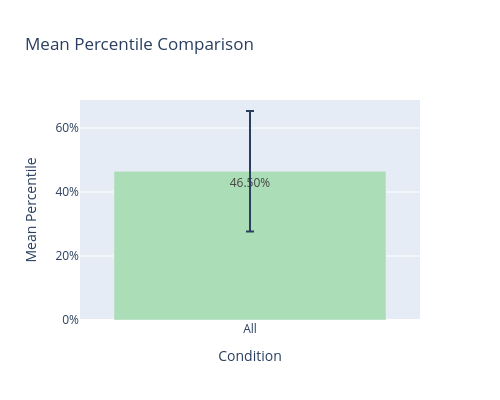
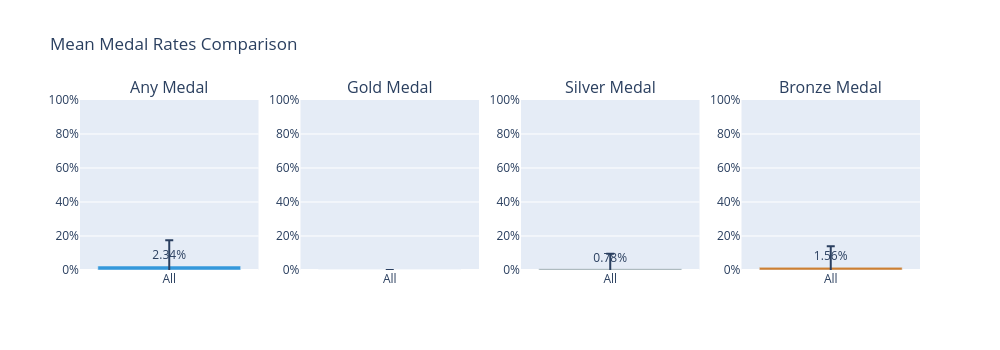

The notebook cell these images were saved under, in order:
### Code cell
# Compare metrics across the full dataset
plot_metric_comparison([df_processed], labels=["All"], metric="percentile", agg="mean")


plot_metric_comparison([df_processed], labels=["All"], metric="medal", agg="mean")

### Figure 1 — Plotly figure (JSON) as saved in the notebook; plotly's stock layout.template omitted (floating-point values rounded to 4 significant figures)
{"data": [{"error_y": {"array": [0.1883], "type": "data", "visible": true}, "marker": {"color": ["rgb(171,222,182)"]}, "text": ["46.50%"], "textposition": "auto", "type": "bar", "x": ["All"], "y": [0.465]}], "layout": {"height": 400, "title": {"text": "Mean Percentile Comparison"}, "width": 500, "xaxis": {"title": {"text": "Condition"}}, "yaxis": {"tickformat": ".0%", "title": {"text": "Mean Percentile"}}}}

### Figure 2 — Plotly figure (JSON) as saved in the notebook; plotly's stock layout.template omitted (floating-point values rounded to 4 significant figures)
{"data": [{"error_y": {"array": [0.1519], "type": "data", "visible": true}, "marker": {"color": "#3498db"}, "name": "Any Medal", "showlegend": false, "text": ["2.34%"], "textposition": "auto", "type": "bar", "x": ["All"], "xaxis": "x", "y": [0.02344], "yaxis": "y"}, {"error_y": {"array": [0], "type": "data", "visible": true}, "marker": {"color": "#f1c40f"}, "name": "Gold Medal", "showlegend": false, "text": ["0.00%"], "textposition": "auto", "type": "bar", "x": ["All"], "xaxis": "x2", "y": [0], "yaxis": "y2"}, {"error_y": {"array": [0.08839], "type": "data", "visible": true}, "marker": {"color": "#95a5a6"}, "name": "Silver Medal", "showlegend": false, "text": ["0.78%"], "textposition": "auto", "type": "bar", "x": ["All"], "xaxis": "x3", "y": [0.007812], "yaxis": "y3"}, {"error_y": {"array": [0.1245], "type": "data", "visible": true}, "marker": {"color": "#cd7f32"}, "name": "Bronze Medal", "showlegend": false, "text": ["1.56%"], "textposition": "auto", "type": "bar", "x": ["All"], "xaxis": "x4", "y": [0.01562], "yaxis": "y4"}], "layout": {"annotations": [{"font": {"size": 16}, "showarrow": false, "text": "Any Medal", "x": 0.1062, "xanchor": "center", "xref": "paper", "y": 1, "yanchor": "bottom", "yref": "paper"}, {"font": {"size": 16}, "showarrow": false, "text": "Gold Medal", "x": 0.3688, "xanchor": "center", "xref": "paper", "y": 1, "yanchor": "bottom", "yref": "paper"}, {"font": {"size": 16}, "showarrow": false, "text": "Silver Medal", "x": 0.6313, "xanchor": "center", "xref": "paper", "y": 1, "yanchor": "bottom", "yref": "paper"}, {"font": {"size": 16}, "showarrow": false, "text": "Bronze Medal", "x": 0.8938, "xanchor": "center", "xref": "paper", "y": 1, "yanchor": "bottom", "yref": "paper"}], "height": 350, "title": {"text": "Mean Medal Rates Comparison"}, "width": 1000, "xaxis": {"anchor": "y", "domain": [0, 0.2125]}, "xaxis2": {"anchor": "y2", "domain": [0.2625, 0.475]}, "xaxis3": {"anchor": "y3", "domain": [0.525, 0.7375]}, "xaxis4": {"anchor": "y4", "domain": [0.7875, 1]}, "yaxis": {"anchor": "x", "domain": [0, 1], "range": [0, 1], "tickformat": ".0%"}, "yaxis2": {"anchor": "x2", "domain": [0, 1], "range": [0, 1], "tickformat": ".0%"}, "yaxis3": {"anchor": "x3", "domain": [0, 1], "range": [0, 1], "tickformat": ".0%"}, "yaxis4": {"anchor": "x4", "domain": [0, 1], "range": [0, 1], "tickformat": ".0%"}}}
